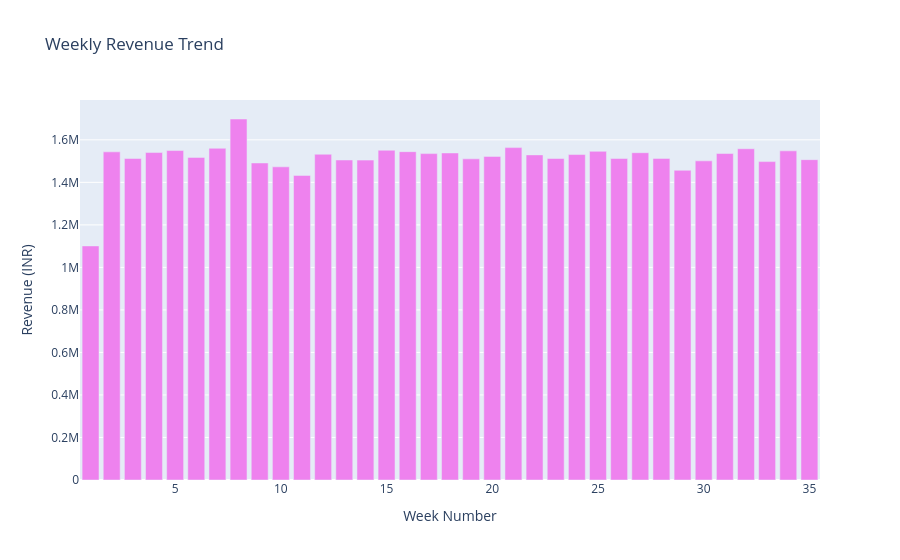

The notebook cell this image was saved under:
### Code cell
df["Week Number"] = pd.to_datetime(df["order_date"]).dt.isocalendar().week

weekly_revenue= (
    df.groupby("Week Number")["price"]
    .sum()
    .reset_index()
)

fig=px.bar(
    weekly_revenue,
    x="Week Number",
    y="price",
    title="Weekly Revenue Trend",
    color_discrete_sequence=["violet"]
)
fig.update_layout(
    xaxis_title="Week Number",
    yaxis_title="Revenue (INR)"
)
fig.show()

### Figure 1 — Plotly figure (JSON) as saved in the notebook; plotly's stock layout.template omitted (floating-point values rounded to 4 significant figures)
{"data": [{"hovertemplate": "Week Number=%{x}<br>price=%{y}<extra></extra>", "legendgroup": "", "marker": {"color": "violet", "pattern": {"shape": ""}}, "name": "", "orientation": "v", "showlegend": false, "textposition": "auto", "type": "bar", "x": [1, 2, 3, 4, 5, 6, 7, 8, 9, 10, 11, 12, 13, 14, 15, 16, 17, 18, 19, 20, 21, 22, 23, 24, 25, 26, 27, 28, 29, 30, 31, 32, 33, 34, 35], "xaxis": "x", "y": [1101000.0, 1543000.0, 1512000.0, 1540000.0, 1550000.0, 1517000.0, 1560000.0, 1698000.0, 1491000.0, 1473000.0, 1433000.0, 1532000.0, 1505000.0, 1505000.0, 1551000.0, 1544000.0, 1535000.0, 1538000.0, 1511000.0, 1522000.0, 1563000.0, 1529000.0, 1512000.0, 1531000.0, 1546000.0, 1512000.0, 1539000.0, 1513000.0, 1457000.0, 1501000.0, 1536000.0, 1558000.0, 1498000.0, 1548000.0, 1507000.0], "yaxis": "y"}], "layout": {"barmode": "relative", "legend": {"tracegroupgap": 0}, "title": {"text": "Weekly Revenue Trend"}, "xaxis": {"anchor": "y", "domain": [0, 1], "title": {"text": "Week Number"}}, "yaxis": {"anchor": "x", "domain": [0, 1], "title": {"text": "Revenue (INR)"}}}}
